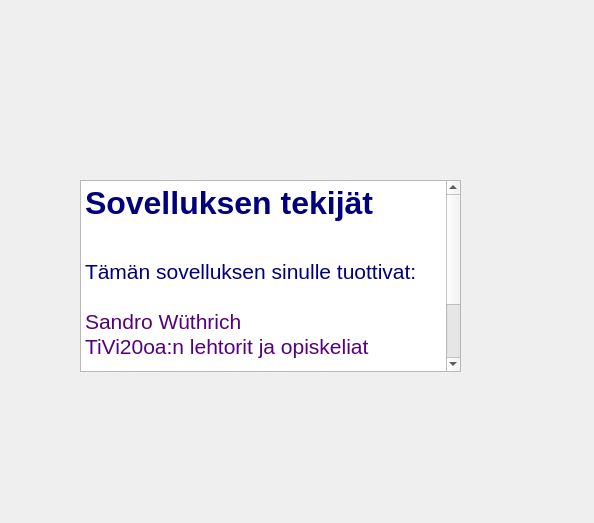
<?xml version="1.0" encoding="UTF-8"?>
<ui version="4.0">
 <class>Dialog</class>
 <widget class="QDialog" name="Dialog">
  <property name="geometry">
   <rect>
    <x>0</x>
    <y>0</y>
    <width>594</width>
    <height>523</height>
   </rect>
  </property>
  <property name="windowTitle">
   <string>Dialog</string>
  </property>
  <widget class="QTextBrowser" name="textBrowser">
   <property name="geometry">
    <rect>
     <x>80</x>
     <y>180</y>
     <width>381</width>
     <height>192</height>
    </rect>
   </property>
   <property name="html">
    <string>&lt;!DOCTYPE HTML PUBLIC &quot;-//W3C//DTD HTML 4.0//EN&quot; &quot;http://www.w3.org/TR/REC-html40/strict.dtd&quot;&gt;
&lt;html&gt;&lt;head&gt;&lt;meta name=&quot;qrichtext&quot; content=&quot;1&quot; /&gt;&lt;style type=&quot;text/css&quot;&gt;
p, li { white-space: pre-wrap; }
&lt;/style&gt;&lt;/head&gt;&lt;body style=&quot; font-family:'MS Shell Dlg 2'; font-size:8.25pt; font-weight:400; font-style:normal;&quot;&gt;
&lt;p style=&quot; margin-top:0px; margin-bottom:0px; margin-left:0px; margin-right:0px; -qt-block-indent:0; text-indent:0px;&quot;&gt;&lt;span style=&quot; font-size:24pt; font-weight:600; color:#00007f;&quot;&gt;Sovelluksen tekijät&lt;/span&gt;&lt;/p&gt;
&lt;p style=&quot;-qt-paragraph-type:empty; margin-top:0px; margin-bottom:0px; margin-left:0px; margin-right:0px; -qt-block-indent:0; text-indent:0px; font-size:24pt; font-weight:600;&quot;&gt;&lt;br /&gt;&lt;/p&gt;
&lt;p style=&quot; margin-top:0px; margin-bottom:0px; margin-left:0px; margin-right:0px; -qt-block-indent:0; text-indent:0px;&quot;&gt;&lt;span style=&quot; font-size:16pt; color:#00007f;&quot;&gt;Tämän sovelluksen sinulle tuottivat:&lt;/span&gt;&lt;/p&gt;
&lt;p style=&quot;-qt-paragraph-type:empty; margin-top:0px; margin-bottom:0px; margin-left:0px; margin-right:0px; -qt-block-indent:0; text-indent:0px; font-size:16pt;&quot;&gt;&lt;br /&gt;&lt;/p&gt;
&lt;p style=&quot; margin-top:0px; margin-bottom:0px; margin-left:0px; margin-right:0px; -qt-block-indent:0; text-indent:0px;&quot;&gt;&lt;span style=&quot; font-size:16pt; color:#55007f;&quot;&gt;Sandro Wüthrich&lt;/span&gt;&lt;/p&gt;
&lt;p style=&quot; margin-top:0px; margin-bottom:0px; margin-left:0px; margin-right:0px; -qt-block-indent:0; text-indent:0px;&quot;&gt;&lt;span style=&quot; font-size:16pt; color:#55007f;&quot;&gt;TiVi20oa:n lehtorit ja opiskeliat&lt;/span&gt;&lt;/p&gt;
&lt;p style=&quot;-qt-paragraph-type:empty; margin-top:0px; margin-bottom:0px; margin-left:0px; margin-right:0px; -qt-block-indent:0; text-indent:0px; font-size:16pt;&quot;&gt;&lt;br /&gt;&lt;/p&gt;
&lt;p style=&quot;-qt-paragraph-type:empty; margin-top:0px; margin-bottom:0px; margin-left:0px; margin-right:0px; -qt-block-indent:0; text-indent:0px; font-size:16pt;&quot;&gt;&lt;br /&gt;&lt;/p&gt;
&lt;p style=&quot;-qt-paragraph-type:empty; margin-top:0px; margin-bottom:0px; margin-left:0px; margin-right:0px; -qt-block-indent:0; text-indent:0px; font-size:16pt; font-style:italic;&quot;&gt;&lt;br /&gt;&lt;/p&gt;
&lt;p style=&quot;-qt-paragraph-type:empty; margin-top:0px; margin-bottom:0px; margin-left:0px; margin-right:0px; -qt-block-indent:0; text-indent:0px; font-size:16pt; font-style:italic;&quot;&gt;&lt;br /&gt;&lt;/p&gt;&lt;/body&gt;&lt;/html&gt;</string>
   </property>
  </widget>
 </widget>
 <resources/>
 <connections/>
</ui>
